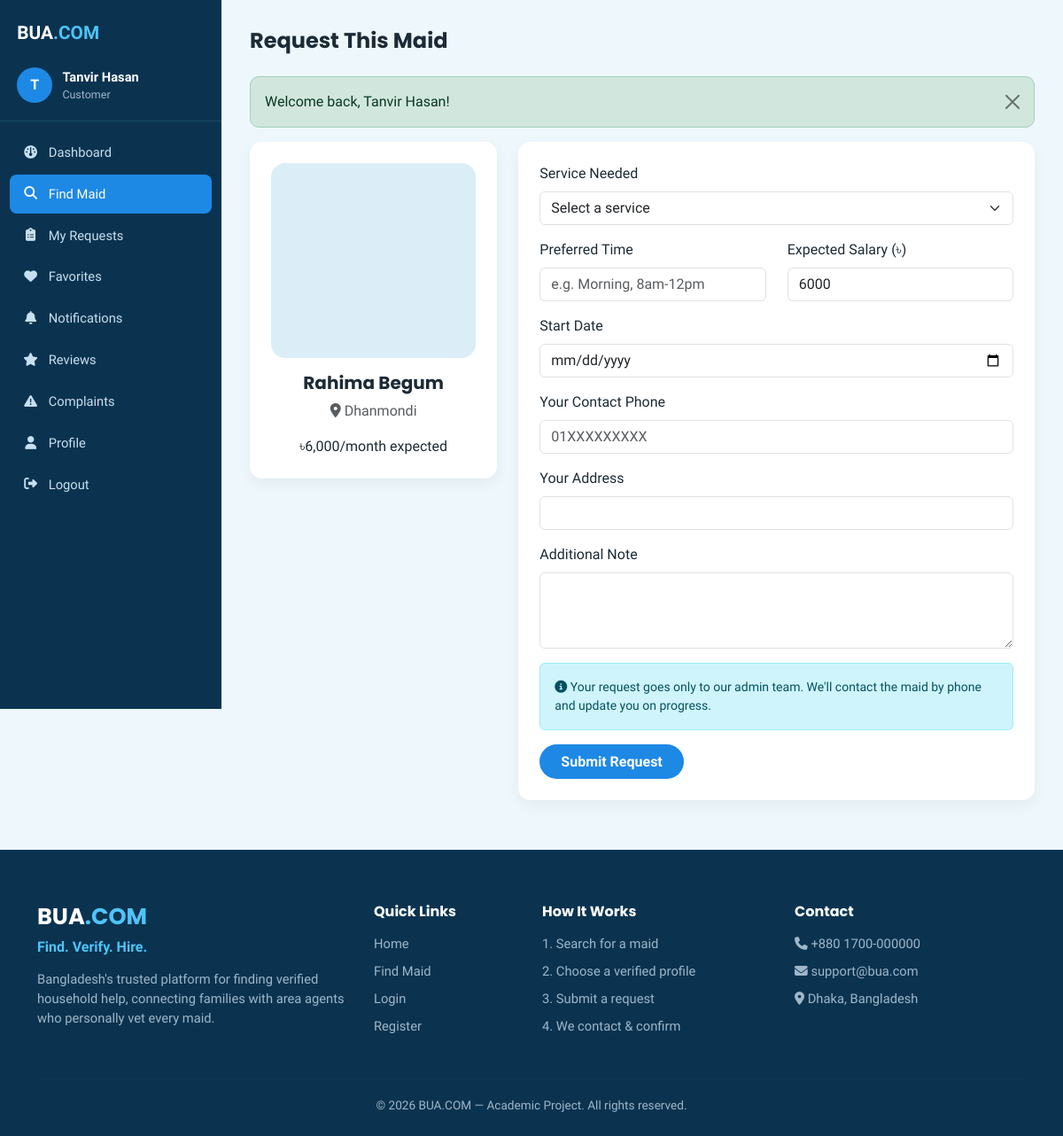
The app's page /customer/request-maid.php?maid_id=1 (signed in) with its own data.
### tables this page shows
CREATE TABLE maids (
    id INT AUTO_INCREMENT PRIMARY KEY,
    agent_id INT NOT NULL,
    name VARCHAR(100) NOT NULL,
    phone VARCHAR(20) NOT NULL,
    photo VARCHAR(255) DEFAULT NULL,
    area_id INT NOT NULL,
    permanent_district VARCHAR(100) DEFAULT NULL,
    experience_years INT NOT NULL DEFAULT 0,
    expected_salary DECIMAL(10,2) NOT NULL DEFAULT 0,
    working_type ENUM('full_time','part_time','live_in','hourly') NOT NULL DEFAULT 'full_time',
    preferred_time VARCHAR(100) DEFAULT NULL,
    current_households INT NOT NULL DEFAULT 0,
    availability ENUM('available','busy','unavailable') NOT NULL DEFAULT 'available',
    status ENUM('active','inactive') NOT NULL DEFAULT 'active',
    created_at TIMESTAMP DEFAULT CURRENT_TIMESTAMP,
    updated_at TIMESTAMP DEFAULT CURRENT_TIMESTAMP ON UPDATE CURRENT_TIMESTAMP,
    FOREIGN KEY (agent_id) REFERENCES users(id) ON DELETE CASCADE,
    FOREIGN KEY (area_id) REFERENCES areas(id) ON DELETE RESTRICT,
    INDEX idx_availability (availability),
    INDEX idx_area (area_id),
    INDEX idx_salary (expected_salary),
    INDEX idx_experience (experience_years)
);

CREATE TABLE areas (
    id INT AUTO_INCREMENT PRIMARY KEY,
    area_name VARCHAR(100) NOT NULL UNIQUE,
    status ENUM('active','inactive') NOT NULL DEFAULT 'active',
    created_at TIMESTAMP DEFAULT CURRENT_TIMESTAMP
);

### config/auth.php (called while the page is built, shortened)
<?php
function baseUrl(): string
{
    $scriptDir = str_replace('\\', '/', dirname($_SERVER['SCRIPT_NAME']));
    $root = preg_replace('#/(customer|agent|admin)$#', '', $scriptDir);
    return rtrim($root, '/');
}

### config/functions.php (called while the page is built, shortened)
<?php
require_once __DIR__ . '/auth.php';
function clean(?string $value): string
{
    return htmlspecialchars(trim($value ?? ''), ENT_QUOTES, 'UTF-8');
}
function maidPhotoUrl(?string $photo): string
{
    if (empty($photo)) {
        return baseUrl() . '/assets/images/default-maid.png';
    }
    return baseUrl() . '/assets/uploads/maids/' . rawurlencode($photo);
}
function formatMoney(float $amount): string
{
    return '৳' . number_format($amount, 0);
}

### customer/request-maid.php (the view, shortened to what this page needs)
<?php
require_once __DIR__ . '/../config/functions.php';
$db = Database::getConnection();
$maidId = (int) ($_GET['maid_id'] ?? $_POST['maid_id'] ?? 0);
$stmt = $db->prepare('SELECT m.*, a.area_name FROM maids m JOIN areas a ON a.id = m.area_id WHERE m.id = ? AND m.status = "active"');
$stmt->execute([$maidId]);
$maid = $stmt->fetch();
include __DIR__ . '/../includes/header.php';
?>
<div class="dashboard-wrapper">
    <?php include __DIR__ . '/../includes/sidebar.php'; ?>
    <main class="dashboard-main">
        <div class="dashboard-topbar"><h1>Request This Maid</h1></div>
        <?php include __DIR__ . '/../includes/alerts.php'; ?>
        <div class="row g-4">
            <div class="col-lg-4">
                <div class="panel text-center">
                    <img src="<?= maidPhotoUrl($maid['photo']) ?>" class="rounded-4 mb-3" style="width:100%;height:220px;object-fit:cover;" alt="">
                    <h5><?= clean($maid['name']) ?></h5>
                    <p class="text-muted"><i class="fa-solid fa-location-dot"></i> <?= clean($maid['area_name']) ?></p>
                    <p class="mb-0"><?= formatMoney((float) $maid['expected_salary']) ?>/month expected</p>
                </div>
            </div>
            <div class="col-lg-8">
                <div class="panel">
                    <form method="post" class="needs-validation" novalidate>
                        <div class="mb-3">
                            <label class="form-label">Service Needed</label>
                            <select name="service_id" class="form-select" required>
                                <option value="">Select a service</option>
                            </select>
                        </div>
                        <div class="row">
                            <div class="col-md-6 mb-3">
                                <label class="form-label">Preferred Time</label>
                                <input type="text" name="preferred_time" class="form-control" placeholder="e.g. Morning, 8am-12pm">
                            </div>
                            <div class="col-md-6 mb-3">
                                <label class="form-label">Expected Salary (৳)</label>
                                <input type="number" name="expected_salary" class="form-control" value="<?= (float) $maid['expected_salary'] ?>">
                            </div>
                        </div>
                        <div class="mb-3">
                            <label class="form-label">Start Date</label>
                            <input type="date" name="start_date" class="form-control" required min="<?= date('Y-m-d') ?>">
                        </div>
                        <div class="mb-3">
                            <label class="form-label">Your Contact Phone</label>
                            <input type="text" name="customer_phone" class="form-control" placeholder="01XXXXXXXXX" required>
                        </div>
                        <div class="mb-3">
                            <label class="form-label">Your Address</label>
                            <input type="text" name="customer_address" class="form-control" required>
                        </div>
                        <div class="mb-3">
                            <label class="form-label">Additional Note</label>
                            <textarea name="customer_note" class="form-control" rows="3"></textarea>
                        </div>
                        <div class="alert alert-info small"><i class="fa-solid fa-circle-info"></i> Your request goes only to our admin team. We'll contact the maid by phone and update you on progress.</div>
                        <button type="submit" class="btn btn-brand px-4">Submit Request</button>
                    </form>
                </div>
            </div>
        </div>
    </main>
</div>
<?php include __DIR__ . '/../includes/footer.php'; ?>

### assets/css/style.css (style rules this page uses)
:root { --bua-dark: #0b3350; --bua-dark-2: #124267; --bua-accent: #1e88e5; --bua-accent-2: #4fc3f7; --bua-cream: #eef7fc; --bua-tan: #cfe9f5; --bua-text-muted: #9fb7c8; --bua-success: #2f9e57; --bua-radius: 14px; }
* { box-sizing: border-box; }
body { font-family: 'Hind Siliguri', 'Poppins', sans-serif; background: var(--bua-cream); color: #1c2b36; }
h1, h2, h3, h4, h5, .brand-font { font-family: 'Poppins', sans-serif; font-weight: 700; }
.btn-brand { background: var(--bua-accent); color: #fff !important; border: none; font-weight: 600; border-radius: 30px; padding: .45rem 1.3rem; }
.dashboard-wrapper { display: flex; min-height: 100vh; background: #eef7fc; }
.dashboard-main { flex: 1; padding: 2rem; max-width: 100%; overflow-x: hidden; }
.dashboard-topbar { display: flex; justify-content: space-between; align-items: center; margin-bottom: 1.6rem; }
.dashboard-topbar h1 { font-size: 1.5rem; margin: 0; }
.panel { background: #fff; border-radius: var(--bua-radius); padding: 1.5rem; box-shadow: 0 6px 16px rgba(0,0,0,.05); margin-bottom: 1.5rem; }

### records on screen
maids: name "Rahima Begum", area.area_name "Dhanmondi", expected_salary "৳6,000", expected_salary "6000"

### other values on screen
substr(currentUserName() ?? 'U', 0, 1) "T"
currentUserName() "Tanvir Hasan"
$role "Customer"
$label "Dashboard Find Maid My Requests Favorites Notifications Reviews Complaints Profile"
$f['message'] "Welcome back, Tanvir Hasan!"
